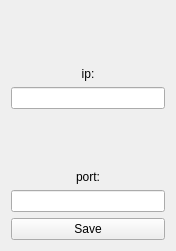
<?xml version="1.0" encoding="UTF-8"?>
<ui version="4.0">
 <class>ipPort</class>
 <widget class="QWidget" name="ipPort">
  <property name="geometry">
   <rect>
    <x>0</x>
    <y>0</y>
    <width>176</width>
    <height>251</height>
   </rect>
  </property>
  <property name="windowTitle">
   <string>Form</string>
  </property>
  <layout class="QVBoxLayout" name="verticalLayout">
   <item>
    <widget class="QLabel" name="lbIP">
     <property name="text">
      <string>ip:</string>
     </property>
     <property name="alignment">
      <set>Qt::AlignmentFlag::AlignBottom|Qt::AlignmentFlag::AlignHCenter</set>
     </property>
    </widget>
   </item>
   <item>
    <widget class="QLineEdit" name="lnIP"/>
   </item>
   <item>
    <widget class="QLabel" name="lbPort">
     <property name="text">
      <string>port:</string>
     </property>
     <property name="alignment">
      <set>Qt::AlignmentFlag::AlignBottom|Qt::AlignmentFlag::AlignHCenter</set>
     </property>
    </widget>
   </item>
   <item>
    <widget class="QLineEdit" name="lnPort"/>
   </item>
   <item>
    <widget class="QPushButton" name="pushButton">
     <property name="text">
      <string>Save</string>
     </property>
    </widget>
   </item>
  </layout>
 </widget>
 <resources/>
 <connections/>
</ui>
